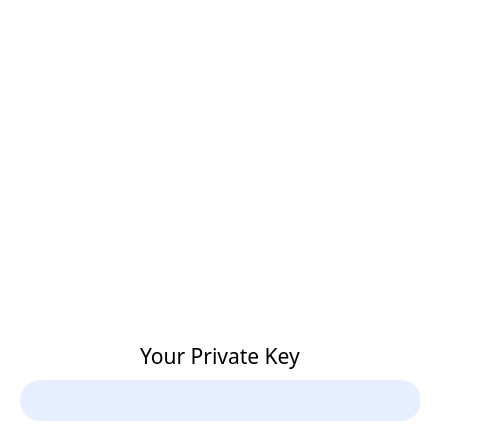
<?xml version="1.0" encoding="UTF-8"?>
<ui version="4.0">
 <class>PriKeyForm</class>
 <widget class="QWidget" name="PriKeyForm">
  <property name="geometry">
   <rect>
    <x>0</x>
    <y>0</y>
    <width>487</width>
    <height>446</height>
   </rect>
  </property>
  <property name="windowTitle">
   <string>Form</string>
  </property>
  <property name="styleSheet">
   <string notr="true">background-color: rgb(255, 255, 255);</string>
  </property>
  <widget class="QLabel" name="label_8">
   <property name="geometry">
    <rect>
     <x>140</x>
     <y>340</y>
     <width>211</width>
     <height>31</height>
    </rect>
   </property>
   <property name="font">
    <font>
     <family>微软雅黑</family>
     <pointsize>16</pointsize>
    </font>
   </property>
   <property name="text">
    <string>Your Private Key</string>
   </property>
  </widget>
  <widget class="QLabel" name="label">
   <property name="geometry">
    <rect>
     <x>110</x>
     <y>80</y>
     <width>251</width>
     <height>231</height>
    </rect>
   </property>
   <property name="styleSheet">
    <string notr="true">background-color: rgb(255, 255, 255);</string>
   </property>
   <property name="text">
    <string/>
   </property>
   <property name="scaledContents">
    <bool>true</bool>
   </property>
  </widget>
  <widget class="QLineEdit" name="lineEdit_8">
   <property name="geometry">
    <rect>
     <x>20</x>
     <y>380</y>
     <width>401</width>
     <height>41</height>
    </rect>
   </property>
   <property name="font">
    <font>
     <family>微软雅黑</family>
     <pointsize>11</pointsize>
    </font>
   </property>
   <property name="styleSheet">
    <string notr="true">border:0px;
border-radius:20px;

background-color: rgb(230, 238, 255);</string>
   </property>
   <property name="text">
    <string/>
   </property>
  </widget>
  <widget class="QPushButton" name="closeenterpsw">
   <property name="geometry">
    <rect>
     <x>450</x>
     <y>0</y>
     <width>41</width>
     <height>31</height>
    </rect>
   </property>
   <property name="focusPolicy">
    <enum>Qt::NoFocus</enum>
   </property>
   <property name="styleSheet">
    <string notr="true">border:0px;</string>
   </property>
   <property name="text">
    <string/>
   </property>
   <property name="icon">
    <iconset>
     <normaloff>pic/close.png</normaloff>pic/close.png</iconset>
   </property>
   <property name="flat">
    <bool>true</bool>
   </property>
  </widget>
  <widget class="QPushButton" name="pushButton_35">
   <property name="geometry">
    <rect>
     <x>420</x>
     <y>380</y>
     <width>41</width>
     <height>41</height>
    </rect>
   </property>
   <property name="cursor">
    <cursorShape>PointingHandCursor</cursorShape>
   </property>
   <property name="focusPolicy">
    <enum>Qt::NoFocus</enum>
   </property>
   <property name="autoFillBackground">
    <bool>false</bool>
   </property>
   <property name="styleSheet">
    <string notr="true">border:0px;</string>
   </property>
   <property name="text">
    <string/>
   </property>
   <property name="icon">
    <iconset>
     <normaloff>D:/wtc_py/pic/purplecopy.png</normaloff>D:/wtc_py/pic/purplecopy.png</iconset>
   </property>
   <property name="iconSize">
    <size>
     <width>77</width>
     <height>77</height>
    </size>
   </property>
   <property name="autoDefault">
    <bool>false</bool>
   </property>
   <property name="flat">
    <bool>true</bool>
   </property>
  </widget>
 </widget>
 <resources/>
 <connections/>
</ui>
